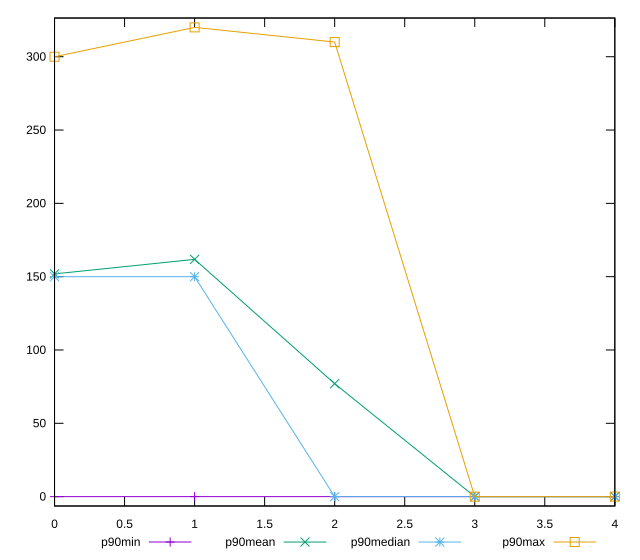

Reproduce this figure in gnuplot.
reset

$p90Min <<EOF
0 0
1 0
2 0
3 0
4 0
EOF

$p90Mean <<EOF
0 151.91489361702128
1 161.80851063829786
2 77.02127659574468
3 0
4 0
EOF

$p90Median <<EOF
0 150
1 150
2 0
3 0
4 0
EOF

$p90Max <<EOF
0 300
1 320
2 310
3 0
4 0
EOF

set key outside below
set xrange [0:4]
set yrange [-6.4:326.4]
set trange [-6.4:326.4]
set terminal svg size 640, 560 enhanced background rgb 'white'
set output "report_00014_2021-02-09T15:56:05.503Z/offscreen-images/progression/value.svg"

plot $p90Min title "p90min" with linespoints, \
     $p90Mean title "p90mean" with linespoints, \
     $p90Median title "p90median" with linespoints, \
     $p90Max title "p90max" with linespoints

reset
